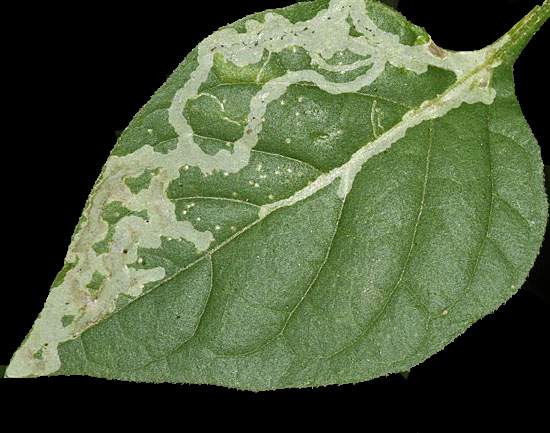
#> input picture Plants_disease_data/Mouche mineuse/1.jpg, 550 x 433 px, found by its file name
$ jupyter execute 'Automatic recognition of plant leaves diseases based on segmentation and features extraction.ipynb'
#> lines starting #> are read from the running program, lines starting #| are printed output that depends on the picture; after the words box and inside, x2 and y2 are one past the last pixel; in counts of white or black regions, pixels touching at a corner belong together; long printed decimals are rounded
Réalisé par:
<div style="margin-left: 5px; margin-top: 5px;">
    - <b>BANANI Mohamed Amine</b>
</div>

[cell 1]
import cv2
import numpy as np
from sklearn.metrics import accuracy_score
import matplotlib.pyplot as plt

### - Importation de l'image

[cell 2]
# read the image
image = plt.imread(r"C:\M1_BDIA\Pr_Es-saady\EXAM_FEATURES\base d'images\Mouche mineuse\1.jpg")
#> image is the input picture: shape (433, 550, 3); mean R, G, B 77.5, 91.9, 61.2

## 1- Pré-traitements

[cell 3]
import cv2
import numpy as np
import matplotlib.pyplot as plt

# Redimensionner l'image à une taille standard
standard_size = (200, 150)
resized_image = cv2.resize(image, standard_size)

# Appliquer un filtrage médian pour réduire le bruit
preprocessed_image = cv2.medianBlur(resized_image, 3)
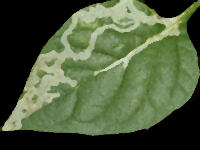
#> preprocessed_image: shape (150, 200, 3); mean R, G, B 77, 91.5, 60.8

f = plt.figure()
f.add_subplot(1,2, 1)
plt.imshow(image)
f.add_subplot(1,2, 2)
plt.imshow(preprocessed_image)
plt.show(block=True)
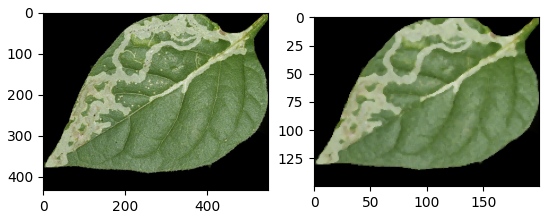
#> figure drawn by matplotlib, 2 panels

[cell 4]
cv2.imwrite('preprocessed_image.jpg', preprocessed_image)
#> Out = True

## 2- Segmentation

+ Conversion de l'espace de couleur RGB vers Lab*:

[cell 5]
# Convert the image to the L*a*b color space
lab_image = cv2.cvtColor(preprocessed_image, cv2.COLOR_BGR2LAB)
#> lab_image: shape (150, 200, 3); mean of channels 0, 1, 2 90.5, 114.3, 132.6
plt.imshow(lab_image)

+ Classifier les couleurs des objets avec k-means:

[cell 6]
import numpy as np
from sklearn.cluster import KMeans

# reformater les données pour être utilisées par k-means
data = lab_image.reshape((lab_image.shape[0] * lab_image.shape[1], 3))

# définir le nombre de clusters pour k-means
k = 3

# faire la classification k-means
kmeans = KMeans(n_clusters=k).fit(data)

+ Etiqueter chaque pixel avec les résultats de k-means:

[cell 7]
labels = kmeans.predict(data)

# redimensionner les étiquettes pour être de la même taille que l'image
labels = labels.reshape(lab_image.shape[0], lab_image.shape[1])
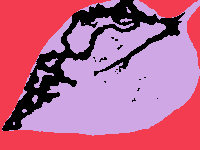
#> labels: shape (150, 200) int32; 3 distinct labels, from 0 to 2; one colour per label, 0 black

+ Créer les images de segmentation :

[cell 8]
# initialiser une liste pour les images de segmentation
segmented_images = []

# itérer à travers chaque cluster
for i in range(k):
    # créer une image binaire avec les pixels appartenant à ce cluster
    binary_img = np.zeros(labels.shape, dtype=np.uint8)
    binary_img[labels == i] = 255

    # ajouter cette image à la liste des images de segmentation
    segmented_images.append(binary_img)
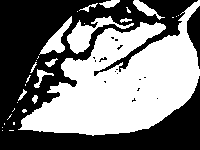
#> binary_img: shape (150, 200); 48.6% white; 31 white regions (19 under 20 px), largest, box (x1, y1, x2, y2) and area: (18, 0, 200, 136) 12688, (67, 16, 134, 54) 759, (39, 16, 72, 55) 411

+ Sélectionner le cluster contenant la zone de la lésion :

[cell 9]
# déterminer le cluster qui contient la plus grande quantité de pixels blancs
max_cluster = 0
max_white_pixels = 0
for i, img in enumerate(segmented_images):
    white_pixels = np.sum(img == 255)
    if white_pixels > max_white_pixels:
        max_white_pixels = white_pixels
        max_cluster = i

# sélectionner l'image correspondant à ce cluster
lesion_segmented_img = segmented_images[max_cluster]

[cell 10]
plt.imshow(lesion_segmented_img, cmap="gray")

[cell 11]
import cv2
import numpy as np

# Charger l'image en couleur L*a*b*
# img = cv2.imread("lab_image.jpg")

# Convertir l'image en un format numérique numpy
img_reshaped = lab_image.reshape((-1, 3))
img_reshaped = np.float32(img_reshaped)

# Définir le nombre de clusters (K)
K = 6

# Définir les critères de terminaison
criteria = (cv2.TERM_CRITERIA_EPS + cv2.TERM_CRITERIA_MAX_ITER, 10, 1.0)

# Exécuter l'algorithme K-means
ret, label, center = cv2.kmeans(img_reshaped, K, None, criteria, 10, cv2.KMEANS_RANDOM_CENTERS)
#> ret = 1303849.2; center = [[137.6, 106.2, 136.6], [118.7, 103.1, 137.5], [189.7, 114, 129.6], [162.5, 109.2, 130.6], [0.461, 127.9, 128], [96.31, 103.4, 136.9]]

# Étiqueter chaque pixel de l'image en utilisant les résultats de K-means
label_img = label.reshape((lab_image.shape[0], lab_image.shape[1]))
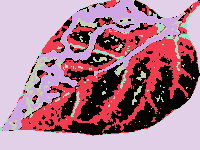
#> label_img: shape (150, 200) int32; 6 distinct labels, from 0 to 5; one colour per label, 0 black

# Boucle sur chaque cluster pour créer les images de segmentation
for i in range(K):
    segmented_img = np.zeros((lab_image.shape[0], lab_image.shape[1], 3), dtype=np.uint8)
    segmented_img[label_img == i] = center[i].astype(np.uint8)

    # Sauvegarder l'image de segmentation
#     cv2.imwrite("segmented_image_" + str(i) + ".jpg", segmented_img)
    plt.imshow(segmented_img)
    plt.show()
#> segmented_img: shape (150, 200, 3); mean of channels 0, 1, 2 2.5, 2.7, 3.6

<b>Remarque: </b> D'aprés plusieurs essaies avec l'algorithme K-means, on a trouvé le nombre du cluster convenable est 3.

[cell 12]
# Convertir l'image en un format numérique numpy
img_reshaped = lab_image.reshape((-1, 3))
img_reshaped = np.float32(img_reshaped)

# Définir le nombre de clusters (K)
K = 6

# Définir les critères de terminaison
criteria = (cv2.TERM_CRITERIA_EPS + cv2.TERM_CRITERIA_MAX_ITER, 10, 1.0)

# Exécuter l'algorithme K-means
ret, label, center = cv2.kmeans(img_reshaped, K, None, criteria, 10, cv2.KMEANS_RANDOM_CENTERS)
#> ret = 1203229.1; center = [[178.1, 112.6, 129], [126.8, 104.5, 137.1], [195.1, 114.3, 129.8], [0.564, 127.9, 128.1], [144, 106.8, 136], [109.9, 102.4, 137.6]]

# Étiqueter chaque pixel de l'image en utilisant les résultats de K-means
label_img = label.reshape((lab_image.shape[0], lab_image.shape[1]))
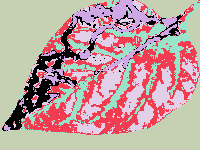
#> label_img: shape (150, 200) int32; 6 distinct labels, from 0 to 5; one colour per label, 0 black

# Compter le nombre de pixels pour chaque cluster
pixel_counts = [0] * K
for i in range(K):
    pixel_counts[i] = np.sum(label_img == i)
#> after the loop, pixel_counts = [2306, 6411, 2004, 10830, 4844, 3605]
# Déterminer l'index du cluster le plus important
min_index = np.argmin(pixel_counts)
#> min_index = 2
# Sélectionner le cluster contenant la zone de la lésion
lesion_cluster = center[min_index].astype(np.uint8)
#> lesion_cluster = [195, 114, 129]
segmented_img1 = np.zeros((lab_image.shape[0], lab_image.shape[1], 3), dtype=np.uint8)
segmented_img1[label_img ==min_index] = center[i].astype(np.uint8)
print("Zone de la lésion extraite.")
cv2.imwrite("segmented_image.jpg", segmented_img1)
plt.imshow(segmented_img1)
plt.show()

## 3- Extraction de caractéristiques
- <font style = "font-size : 20px"> 3-1 Primitives de la couleur </font>

[cell 13]
def color_moments(image):
    # Calculer la couleur moyenne
    mean = np.mean(image, axis=(0, 1))

    # Calculer l'écart type
    deviation = np.std(image, axis=(0, 1))

    # Calculer l'asymétrie
    skewness = np.mean(np.power(image - mean, 3), axis=(0, 1)) / np.power(deviation, 3)

    return mean, deviation, skewness

[cell 14]
import cv2
import numpy as np

# Convertir l'image dans l'espace colorimétrique HSV
hsv = cv2.cvtColor(segmented_img1, cv2.COLOR_BGR2HSV)
#> hsv: shape (150, 200, 3); mean H, S, V 11.6, 4.3, 9.2

# Diviser l'image en ses canaux de couleur
h, s, v = cv2.split(hsv)
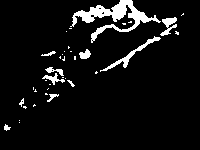
#> h: shape (150, 200); values 0 (black) and 174 (white), 6.7% white; 37 white regions (26 under 20 px), largest, box (x1, y1, x2, y2) and area: (70, 0, 161, 43) 1094, (100, 36, 161, 72) 266, (160, 17, 177, 36) 154

# Calculer les moments de couleur pour chaque canal
h_mean, h_deviation, h_skewness = color_moments(h)
#> in color_moments, `mean = np.mean(image, axis=(0, 1))`: mean = 11.62
#> in color_moments, `deviation = np.std(image, axis=(0, 1))`: deviation = 43.44
#> in color_moments, `skewness = np.mean(np.power(image - mean, 3), axis=(0, 1)) / np.power(..`: skewness = 3.47
#> h_mean = 11.62; h_deviation = 43.44; h_skewness = 3.47
s_mean, s_deviation, s_skewness = color_moments(s)
#> s_mean = 4.34; s_deviation = 16.23; s_skewness = 3.47
v_mean, v_deviation, v_skewness = color_moments(v)
#> v_mean = 9.15; v_deviation = 34.21; v_skewness = 3.47

# afficher les résultats
print("Moyenne de la Teinte:", h_mean)
#| Moyenne de la Teinte: 11.6232
print("Ecart type de la Teinte:", h_deviation)
#| Ecart type de la Teinte: 43.444
print("Asymétrie de la Teinte:", h_skewness)
#| Asymétrie de la Teinte: 3.470
print("------------------------------------------------")
print("Moyenne de la Saturation:", s_mean)
#| Moyenne de la Saturation: 4.342
print("Ecart type de la Saturation:", s_deviation)
#| Ecart type de la Saturation: 16.229
print("Asymétrie de la Saturation:", s_skewness)
#| Asymétrie de la Saturation: 3.470
print("------------------------------------------------")
print("Moyenne de la Valeur:", v_mean)
#| Moyenne de la Valeur: 9.1516
print("Ecart type de la Valeur:", v_deviation)
#| Ecart type de la Valeur: 34.206
print("Asymétrie de la Valeur:", v_skewness)
#| Asymétrie de la Valeur: 3.470

- <font style = "font-size : 20px"> 3-2 Primitives de la texture </font>

[cell 15]
from skimage import feature

-    Énergie (float): Énergie de l'image
-   Contraste (float): Contraste de l'image
-    Corrélation (float): Corrélation de l'image
-    Homogénéité (float) : Homogénéité de l'image

[cell 16]
gray_image = cv2.cvtColor(image, cv2.COLOR_BGR2GRAY)
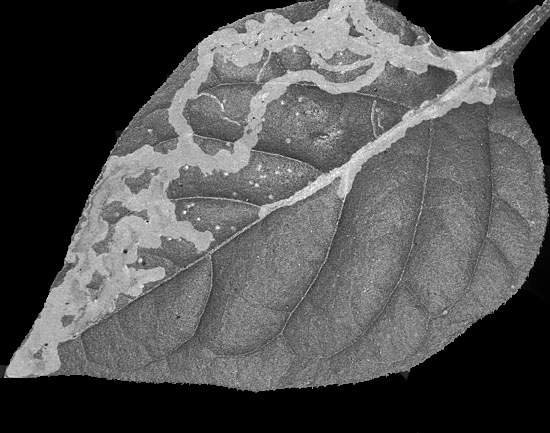
#> gray_image: shape (433, 550); min 0, max 252, mean 81.1

glcm = feature.graycomatrix(gray_image, [1], [0], levels=256)

# Calculer les attributs de la texture
contrast = feature.graycoprops(glcm, 'contrast')
#> contrast = [245.9]
homogeneity = feature.graycoprops(glcm, 'homogeneity')
#> homogeneity = [0.392]
correlation = feature.graycoprops(glcm, 'correlation')
#> correlation = [0.972]
energy = feature.graycoprops(glcm, 'energy')
#> energy = [0.327]

print("Energie:", energy[0][0])
#| Energie: 0.3269
print("Contraste:", contrast[0][0])
#| Contraste: 245.923
print("Homogénéité:", homogeneity[0][0])
#| Homogénéité: 0.3916
print("Correlation:", correlation[0][0])
#| Correlation: 0.9722

- <font style = "font-size : 23px"> 3-3 Primitives de la forme </font>

[cell 17]
# Convertir l'image en niveaux de gris
gray_image = cv2.cvtColor(image, cv2.COLOR_BGR2GRAY)
# Définir un seuil de luminosité
threshold_value = 128
# Appliquer le seuil à l'image en niveaux de gris
_, binary_image = cv2.threshold(gray_image, threshold_value, 255, cv2.THRESH_BINARY)
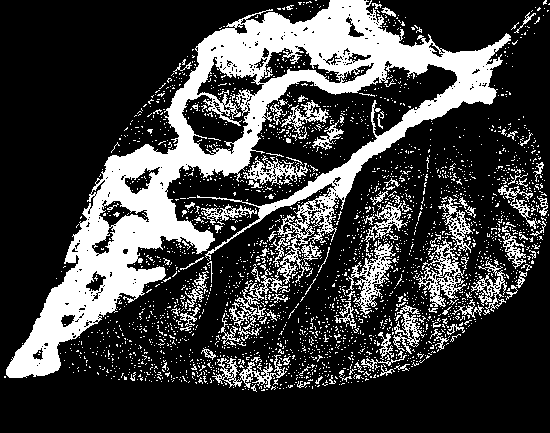
#> binary_image: shape (433, 550); 25.1% white; 2647 white regions (2547 under 20 px)
# Enregistrer l'image binaire
cv2.imwrite('binary_image.jpg', binary_image)

def calculate_area(binary_image):
    return cv2.countNonZero(binary_image)

def calculate_perimeter(gray_image):
    contours, _ = cv2.findContours(gray_image, cv2.RETR_EXTERNAL, cv2.CHAIN_APPROX_SIMPLE)
    return int(cv2.arcLength(contours[0], True))


def calculate_circularity(image, threshold=127):
    # Convertir l'image en niveaux de gris
    gray = cv2.cvtColor(image, cv2.COLOR_BGR2GRAY)

    # Appliquer un seuillage binaire pour extraire le contour de l'objet
    _, binary = cv2.threshold(gray, threshold, 255, cv2.THRESH_BINARY)

    # Trouver les contours dans l'image binaire
    contours, _ = cv2.findContours(binary, cv2.RETR_EXTERNAL, cv2.CHAIN_APPROX_SIMPLE)

    # Sélectionner le contour le plus grand (correspondant à l'objet)
    cnt = max(contours, key=cv2.contourArea)

    # Calculer la circonférence et le périmètre de l'objet
    (x, y), radius = cv2.minEnclosingCircle(cnt)
    circumference = 2 * np.pi * radius
    perimeter = cv2.arcLength(cnt, True)

    # Calculer la circularité en utilisant le rapport entre la circonférence et le périmètre
    circularity = circumference / perimeter

    return circularity

def calculate_complexity(perimeter,area):
    # Calculate Complexity
    complexity = (perimeter ** 2) / area
    print("Complexité :",complexity)

[cell 18]
area=calculate_area(binary_image)
#> area = 59805
print("Aire :",area)
#| Aire : 59805

perimeter=calculate_perimeter(binary_image)
#> in calculate_perimeter, `contours, _ = cv2.findContours(gray_image, cv2.RETR_EXTERNAL, cv2.CHAI..`: contours = 2514 contours, 2476 with area under 20; largest, box (x1, y1, x2, y2) and area: (6, 0, 511, 378) 46564, (416, 197, 473, 307) 1692, (346, 243, 396, 315) 1038, (212, 355, 287, 388) 666, (243, 155, 308, 186) 626
#> perimeter = 2
print("Perimètre :",perimeter)
#| Perimètre : 2

circularity=calculate_circularity(image, threshold=127)
#> in calculate_circularity, `_, binary = cv2.threshold(gray, threshold, 255, cv2.THRESH_BINARY)`:
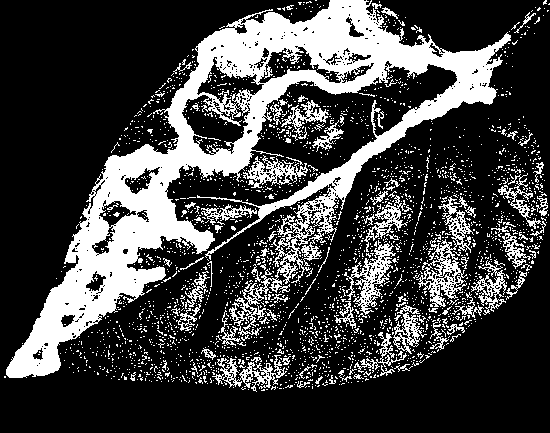
#> binary: shape (433, 550); 25.8% white; 2588 white regions (2490 under 20 px)
#> in calculate_circularity, `contours, _ = cv2.findContours(binary, cv2.RETR_EXTERNAL, cv2.CHAIN_AP..`: contours = 2467 contours, 2428 with area under 20; largest, box (x1, y1, x2, y2) and area: (6, 0, 511, 378) 47228, (416, 196, 474, 307) 1948, (344, 240, 396, 315) 1097, (212, 355, 287, 392) 778, (243, 155, 308, 188) 772
#> in calculate_circularity, `cnt = max(contours, key=cv2.contourArea)`: cnt = contour of 3490 points, box (x1, y1, x2, y2) (6, 0, 511, 378), area 47228
#> in calculate_circularity, `(x, y), radius = cv2.minEnclosingCircle(cnt)`: x = 258; y = 204.5; radius = 303.7
#> in calculate_circularity, `circumference = 2 * np.pi * radius`: circumference = 1908.2
#> in calculate_circularity, `perimeter = cv2.arcLength(cnt, True)`: perimeter = 6009.4
#> in calculate_circularity, `circularity = circumference / perimeter`: circularity = 0.318
#> circularity = 0.318
print("Circularité :",circularity)
#| Circularité : 0.3175

calculate_complexity(perimeter,area)
#> in calculate_complexity, `complexity = (perimeter ** 2) / area`: complexity = 6.69e-05
#| Complexité : 6.688403979600368e-05

$ run again, with Plants_disease_data/Mouche mineuse/10.jpg copied over Plants_disease_data/Mouche mineuse/1.jpg
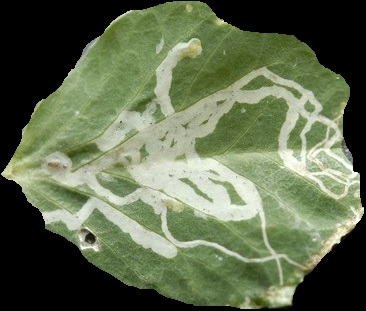
#> input picture Plants_disease_data/Mouche mineuse/10.jpg, 366 x 311 px, found by its file name
#> image is the input picture: shape (311, 366, 3); mean R, G, B 96.1, 107.4, 78.9
#> Out = True
#> lab_image: shape (150, 200, 3); mean of channels 0, 1, 2 106.6, 115.8, 131
#> labels: shape (150, 200) int32; 3 distinct labels, from 0 to 2
#> after the loop `for i in range(k):`:
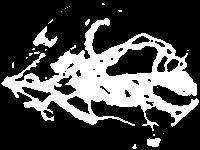
#> binary_img: shape (150, 200); 28.1% white; 24 white regions (20 under 20 px), largest, box (x1, y1, x2, y2) and area: (1, 18, 199, 131) 7990, (33, 26, 58, 48) 224, (147, 138, 161, 147) 101, (85, 19, 90, 26) 21
#> `ret, label, center = cv2.kmeans(img_reshaped, K, None, criteria, 10, c..`: ret = 2214862.8; center = [[131.2, 106.1, 134.6], [160.4, 109.5, 131.9], [221.7, 120, 129.3], [189, 115.9, 129.2], [104.9, 106.5, 133.9], [0.461, 127.9, 128]]
#> `ret, label, center = cv2.kmeans(img_reshaped, K, None, criteria, 10, c..`: ret = 2213723; center = [[129.3, 106, 134.7], [218.8, 119.6, 129.3], [104, 106.6, 133.9], [184.4, 115.1, 129.4], [0.461, 127.9, 128], [156.4, 108.6, 132.4]]
#> after the loop `for i in range(K):`: pixel_counts = [5871, 3091, 3694, 3922, 9263, 4159]
#> min_index = 1
#> lesion_cluster = [218, 119, 129]
#> hsv: shape (150, 200, 3); mean H, S, V 13.9, 8, 16.1
#> h: shape (150, 200); values 0 (black) and 135 (white), 10.3% white; 30 white regions (18 under 20 px), largest, box (x1, y1, x2, y2) and area: (23, 75, 145, 124) 1910, (152, 63, 195, 96) 473, (157, 44, 184, 65) 179
#> mean = 13.91
#> deviation = 41.04
#> skewness = 2.61
#> h_mean = 13.91; h_deviation = 41.04; h_skewness = 2.61
#> s_mean = 8.04; s_deviation = 23.71; s_skewness = 2.61
#> v_mean = 16.07; v_deviation = 47.42; v_skewness = 2.61
#| Moyenne de la Teinte: 13.9095
#| Ecart type de la Teinte: 41.040
#| Asymétrie de la Teinte: 2.612
#| Moyenne de la Saturation: 8.0366
#| Ecart type de la Saturation: 23.712
#| Asymétrie de la Saturation: 2.612
#| Moyenne de la Valeur: 16.0732
#| Ecart type de la Valeur: 47.424
#| Asymétrie de la Valeur: 2.612
#> contrast = [196.1]
#> homogeneity = [0.395]
#> correlation = [0.982]
#> energy = [0.25]
#| Energie: 0.2503
#| Contraste: 196.081
#| Homogénéité: 0.3954
#| Correlation: 0.9823
#> binary_image: shape (311, 366); 36.6% white; 258 white regions (247 under 20 px)
#> area = 41609
#| Aire : 41609
#> in calculate_perimeter, `contours, _ = cv2.findContours(gray_image, cv2.RETR_EXTERNAL, cv2.CHAI..`: contours = 189 contours, 183 with area under 20; largest, box (x1, y1, x2, y2) and area: (1, 23, 364, 309) 51466, (104, 9, 152, 32) 109, (215, 17, 228, 26) 48, (294, 271, 303, 282) 38, (186, 1, 193, 12) 34, (31, 99, 45, 118) 31
#> `perimeter=calculate_perimeter(binary_image)`: perimeter = 7
#| Perimètre : 7
#> in calculate_circularity, `_, binary = cv2.threshold(gray, threshold, 255, cv2.THRESH_BINARY)`:
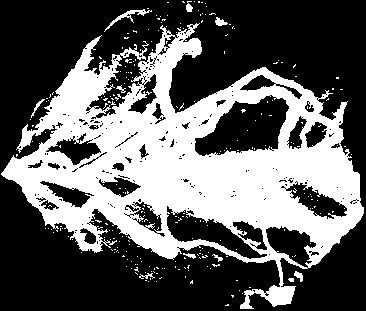
#> binary: shape (311, 366); 37.1% white; 263 white regions (252 under 20 px)
#> in calculate_circularity, `contours, _ = cv2.findContours(binary, cv2.RETR_EXTERNAL, cv2.CHAIN_AP..`: contours = 187 contours, 180 with area under 20; largest, box (x1, y1, x2, y2) and area: (1, 23, 364, 309) 52972, (104, 9, 152, 32) 122, (215, 17, 228, 26) 50, (294, 271, 303, 282) 40, (186, 1, 193, 12) 34, (31, 99, 45, 118) 31, (183, 253, 196, 259) 24
#> cnt = contour of 1584 points, box (x1, y1, x2, y2) (1, 23, 364, 309), area 52972
#> x = 183.3; y = 181.5; radius = 182.5
#> circumference = 1146.5
#> in calculate_circularity, `perimeter = cv2.arcLength(cnt, True)`: perimeter = 2879
#> in calculate_circularity, `circularity = circumference / perimeter`: circularity = 0.398
#| Circularité : 0.3982
#> complexity = 0.00118
#| Complexité : 0.001178
